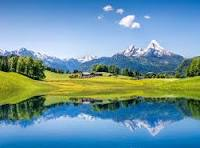
#> input picture Open cv/download.jpg, 200 x 148 px
$ jupyter execute exploring_color_models.ipynb
#> lines starting #> are read from the running program, lines starting #| are printed output that depends on the picture
[cell 1]
import cv2

[cell 2]
bgr_image = cv2.imread('./download.jpg')
#> bgr_image is the input picture: shape (148, 200, 3); mean B, G, R 160.6, 148.7, 107.8

[cell 3]
# convert bgr to grayscale
gray_image = cv2.cvtColor(bgr_image, cv2.COLOR_BGR2GRAY)
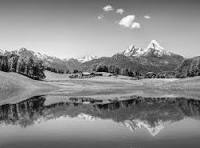
#> gray_image: shape (148, 200); min 3, max 254, mean 137.8

cv2.imwrite('./gray_image.jpg', gray_image)
#> Out = True

[cell 4]
# convert to hsv

hsv_image = cv2.cvtColor(bgr_image, cv2.COLOR_BGR2HSV)
#> hsv_image: shape (148, 200, 3); mean H, S, V 87, 140, 183.7
cv2.imwrite('./hsv_image.jpg', hsv_image)
#> Out = True

[cell 5]
# convert to LAB
lab_image = cv2.cvtColor(bgr_image, cv2.COLOR_BGR2LAB)
#> lab_image: shape (148, 200, 3); mean of channels 0, 1, 2 151.8, 122.4, 117.6
cv2.imwrite('./lab_image.jpg', lab_image)
#> Out = True

[cell 6]
# convert to rgb
rgb_image = cv2.cvtColor(bgr_image, cv2.COLOR_BGR2RGB)
cv2.imwrite('./rgb_image.jpg', rgb_image)
#> Out = True

[cell 7]
cv2.imwrite('./bgr_image.jpg', bgr_image)
#> Out = True
